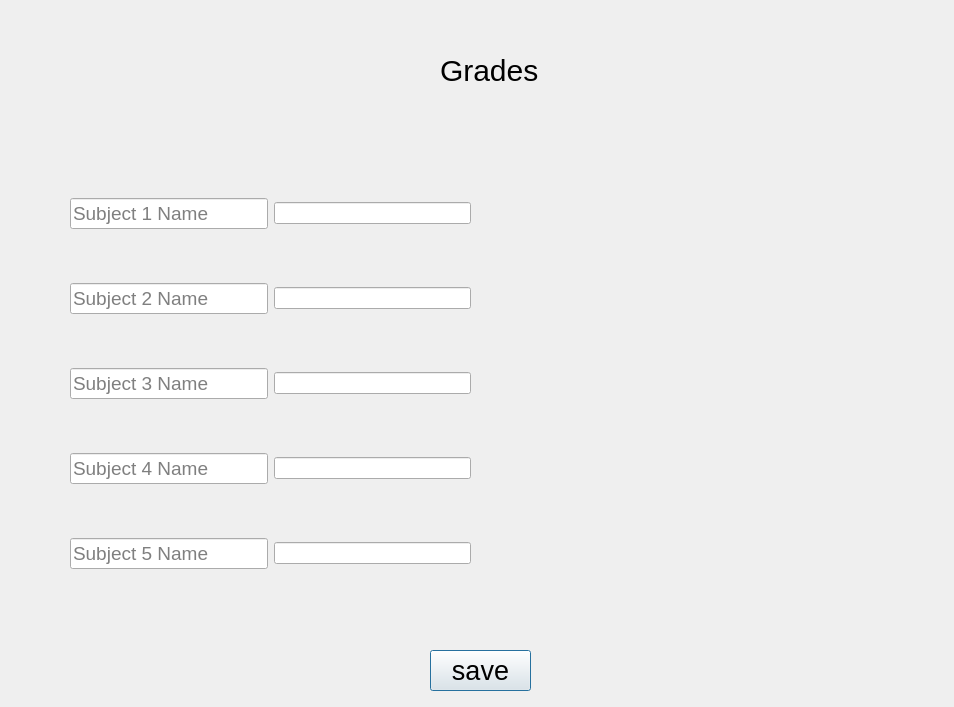
<?xml version="1.0" encoding="UTF-8"?>
<ui version="4.0">
 <class>AdminGrades</class>
 <widget class="QDialog" name="AdminGrades">
  <property name="geometry">
   <rect>
    <x>0</x>
    <y>0</y>
    <width>954</width>
    <height>707</height>
   </rect>
  </property>
  <property name="windowTitle">
   <string>Dialog</string>
  </property>
  <widget class="QWidget" name="layoutWidget">
   <property name="geometry">
    <rect>
     <x>70</x>
     <y>150</y>
     <width>401</width>
     <height>471</height>
    </rect>
   </property>
   <layout class="QVBoxLayout" name="verticalLayout">
    <item>
     <layout class="QHBoxLayout" name="horizontalLayout">
      <item>
       <widget class="QLineEdit" name="name_sub1">
        <property name="styleSheet">
         <string notr="true">font-size: 14pt;</string>
        </property>
        <property name="placeholderText">
         <string>Subject 1 Name</string>
        </property>
       </widget>
      </item>
      <item>
       <widget class="QLineEdit" name="lineEdit"/>
      </item>
     </layout>
    </item>
    <item>
     <layout class="QHBoxLayout" name="horizontalLayout_2">
      <item>
       <widget class="QLineEdit" name="name_sub2">
        <property name="styleSheet">
         <string notr="true">font-size: 14pt;</string>
        </property>
        <property name="placeholderText">
         <string>Subject 2 Name</string>
        </property>
       </widget>
      </item>
      <item>
       <widget class="QLineEdit" name="lineEdit_2"/>
      </item>
     </layout>
    </item>
    <item>
     <layout class="QHBoxLayout" name="horizontalLayout_3">
      <item>
       <widget class="QLineEdit" name="name_sub3">
        <property name="styleSheet">
         <string notr="true">font-size: 14pt;</string>
        </property>
        <property name="placeholderText">
         <string>Subject 3 Name</string>
        </property>
       </widget>
      </item>
      <item>
       <widget class="QLineEdit" name="lineEdit_3"/>
      </item>
     </layout>
    </item>
    <item>
     <layout class="QHBoxLayout" name="horizontalLayout_4">
      <item>
       <widget class="QLineEdit" name="name_sub4">
        <property name="styleSheet">
         <string notr="true">font-size: 14pt;</string>
        </property>
        <property name="placeholderText">
         <string>Subject 4 Name</string>
        </property>
       </widget>
      </item>
      <item>
       <widget class="QLineEdit" name="lineEdit_4"/>
      </item>
     </layout>
    </item>
    <item>
     <layout class="QHBoxLayout" name="horizontalLayout_5">
      <item>
       <widget class="QLineEdit" name="name_sub5">
        <property name="styleSheet">
         <string notr="true">font-size: 14pt;</string>
        </property>
        <property name="placeholderText">
         <string>Subject 5 Name</string>
        </property>
       </widget>
      </item>
      <item>
       <widget class="QLineEdit" name="lineEdit_5"/>
      </item>
     </layout>
    </item>
   </layout>
  </widget>
  <widget class="QLabel" name="label_4">
   <property name="geometry">
    <rect>
     <x>440</x>
     <y>50</y>
     <width>171</width>
     <height>41</height>
    </rect>
   </property>
   <property name="styleSheet">
    <string notr="true">QLabel{font-size:30px;}</string>
   </property>
   <property name="text">
    <string>Grades</string>
   </property>
  </widget>
  <widget class="QPushButton" name="saveButton">
   <property name="geometry">
    <rect>
     <x>430</x>
     <y>650</y>
     <width>101</width>
     <height>41</height>
    </rect>
   </property>
   <property name="styleSheet">
    <string notr="true">font-size: 20pt;</string>
   </property>
   <property name="text">
    <string>save</string>
   </property>
  </widget>
 </widget>
 <resources/>
 <connections/>
</ui>
